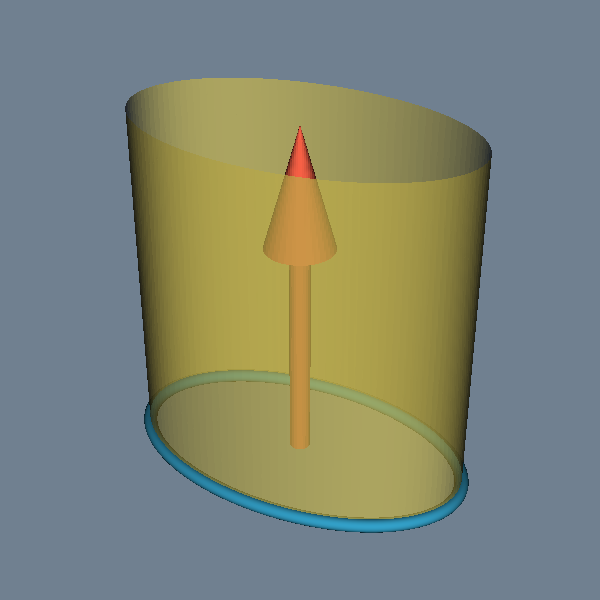

The script that drew this image:
#!/usr/bin/env python

# Extrude an elliptical cross-section into a cylinder, showing the base
# polyline (as a tube), the extrusion vector (as an oriented arrow), and
# the semi-transparent extruded surface.

import math

# Factory overrides: importing these modules registers the OpenGL rendering
# and interaction style implementations for vtkRenderingCore factory classes.
import vtkmodules.vtkInteractionStyle  # noqa: F401
import vtkmodules.vtkRenderingOpenGL2  # noqa: F401
# VTK pipeline classes used in this example
from vtkmodules.vtkCommonCore import (
    vtkMath,
    vtkMinimalStandardRandomSequence,
    vtkPoints,
)
from vtkmodules.vtkCommonDataModel import (
    vtkCellArray,
    vtkPolyData,
    vtkPolyLine,
)
from vtkmodules.vtkCommonMath import vtkMatrix4x4
from vtkmodules.vtkCommonTransforms import vtkTransform
from vtkmodules.vtkFiltersCore import vtkTubeFilter
from vtkmodules.vtkFiltersGeneral import vtkTransformPolyDataFilter
from vtkmodules.vtkFiltersModeling import vtkLinearExtrusionFilter
from vtkmodules.vtkFiltersSources import vtkArrowSource
from vtkmodules.vtkInteractionStyle import vtkInteractorStyleTrackballCamera
from vtkmodules.vtkRenderingCore import (
    vtkActor,
    vtkCamera,
    vtkPolyDataMapper,
    vtkRenderWindow,
    vtkRenderWindowInteractor,
    vtkRenderer,
)

# Colors (normalized RGB)
tomato_rgb = (1.0, 0.388, 0.278)
peacock_rgb = (0.2, 0.631, 0.788)
banana_rgb = (0.890, 0.812, 0.341)
slate_gray_background_rgb = (0.439, 0.502, 0.565)

# Extrusion vector (controls cylinder direction and height)
nx = 0.0
ny = 0.0
nz = 100.0

# Data: generate elliptical cross-section points
r1 = 50
r2 = 30
center_x = 10.0
center_y = 5.0

points = vtkPoints()
angle = 0.0
idx = 0
while angle <= 2.0 * vtkMath.Pi() + (vtkMath.Pi() / 60.0):
    points.InsertNextPoint(
        r1 * math.cos(angle) + center_x,
        r2 * math.sin(angle) + center_y,
        0.0,
    )
    angle = angle + (vtkMath.Pi() / 60.0)
    idx += 1

# Polyline: connect the ellipse points into a closed loop
poly_line = vtkPolyLine()
poly_line.GetPointIds().SetNumberOfIds(idx)
for i in range(0, idx):
    poly_line.GetPointIds().SetId(i, i)

lines = vtkCellArray()
lines.InsertNextCell(poly_line)

poly_data = vtkPolyData()
poly_data.SetPoints(points)
poly_data.SetLines(lines)

# Filter: extrude the elliptical cross-section
extrude = vtkLinearExtrusionFilter()
extrude.SetInputData(poly_data)
extrude.SetExtrusionTypeToNormalExtrusion()
extrude.SetVector(nx, ny, nz)
extrude.Update()

# Oriented arrow: compute start/end points for the extrusion vector
start_point = [center_x, center_y, 0.0]
end_point = [
    start_point[0] + extrude.GetVector()[0],
    start_point[1] + extrude.GetVector()[1],
    start_point[2] + extrude.GetVector()[2],
]

# Build an orthonormal basis so the arrow glyph (which points along +x by
# default) can be rotated to align with the extrusion vector.  The basis
# vectors (normalized_x, normalized_y, normalized_z) form a rotation matrix
# that is later combined with translation and scaling to produce the full
# arrow transform.
#
# Step 1 — X axis: the direction from start to end (the extrusion vector).
normalized_x = [0.0] * 3
normalized_y = [0.0] * 3
normalized_z = [0.0] * 3

vtkMath.Subtract(end_point, start_point, normalized_x)
length = vtkMath.Norm(normalized_x)
vtkMath.Normalize(normalized_x)

# Step 2 — Z axis: pick a random vector that is not parallel to X, then
# compute Z = X × arbitrary.  A seeded random sequence guarantees the same
# "arbitrary" vector on every run, avoiding the degenerate case where the
# arbitrary vector is parallel to X.
rng = vtkMinimalStandardRandomSequence()
rng.SetSeed(8775070)
max_r = 10.0

arbitrary = [0.0] * 3
arbitrary[0] = rng.GetRangeValue(-max_r, max_r)
rng.Next()
arbitrary[1] = rng.GetRangeValue(-max_r, max_r)
rng.Next()
arbitrary[2] = rng.GetRangeValue(-max_r, max_r)
rng.Next()

vtkMath.Cross(normalized_x, arbitrary, normalized_z)
vtkMath.Normalize(normalized_z)

# Step 3 — Y axis: complete the right-handed basis with Y = Z × X.
vtkMath.Cross(normalized_z, normalized_x, normalized_y)

# Direction cosine matrix
matrix = vtkMatrix4x4()
matrix.Identity()
matrix.SetElement(0, 0, normalized_x[0])
matrix.SetElement(1, 0, normalized_x[1])
matrix.SetElement(2, 0, normalized_x[2])
matrix.SetElement(0, 1, normalized_y[0])
matrix.SetElement(1, 1, normalized_y[1])
matrix.SetElement(2, 1, normalized_y[2])
matrix.SetElement(0, 2, normalized_z[0])
matrix.SetElement(1, 2, normalized_z[1])
matrix.SetElement(2, 2, normalized_z[2])

# Transform for the arrow
transform = vtkTransform()
transform.Translate(start_point)
transform.Concatenate(matrix)
transform.Scale(length, length, length)

# Source and filter: oriented arrow
arrow_source = vtkArrowSource()
arrow_source.SetTipResolution(31)
arrow_source.SetShaftResolution(21)

transform_pd = vtkTransformPolyDataFilter()
transform_pd.SetTransform(transform)
transform_pd.SetInputConnection(arrow_source.GetOutputPort())

# Mapper and actor: arrow
arrow_mapper = vtkPolyDataMapper()
arrow_mapper.SetInputConnection(transform_pd.GetOutputPort())

arrow_actor = vtkActor()
arrow_actor.SetMapper(arrow_mapper)
arrow_actor.GetProperty().SetColor(tomato_rgb)

# Filter, mapper, and actor: elliptical outline as a tube
tubes = vtkTubeFilter()
tubes.SetInputData(poly_data)
tubes.SetRadius(2.0)
tubes.SetNumberOfSides(21)

line_mapper = vtkPolyDataMapper()
line_mapper.SetInputConnection(tubes.GetOutputPort())

line_actor = vtkActor()
line_actor.SetMapper(line_mapper)
line_actor.GetProperty().SetColor(peacock_rgb)

# Mapper and actor: extruded cylinder (semi-transparent)
cylinder_mapper = vtkPolyDataMapper()
cylinder_mapper.SetInputConnection(extrude.GetOutputPort())

cylinder_actor = vtkActor()
cylinder_actor.SetMapper(cylinder_mapper)
cylinder_actor.GetProperty().SetColor(banana_rgb)
cylinder_actor.GetProperty().SetOpacity(0.7)

# Renderer: assemble the scene
renderer = vtkRenderer()
renderer.SetBackground(slate_gray_background_rgb)
renderer.AddActor(cylinder_actor)
renderer.AddActor(line_actor)
renderer.AddActor(arrow_actor)

# Camera: position for a 3D view
camera = vtkCamera()
camera.SetPosition(0, 1, 0)
camera.SetFocalPoint(0, 0, 0)
camera.SetViewUp(0, 0, 1)
camera.Azimuth(30)
camera.Elevation(30)

renderer.SetActiveCamera(camera)

# Window: display the rendered scene
render_window = vtkRenderWindow()
render_window.AddRenderer(renderer)
render_window.SetWindowName("elliptical cylinder app")
render_window.SetMultiSamples(0)
render_window.SetSize(600, 600)

# Interactor: handle mouse and keyboard events
render_window_interactor = vtkRenderWindowInteractor()
render_window_interactor.SetRenderWindow(render_window)

style = vtkInteractorStyleTrackballCamera()
render_window_interactor.SetInteractorStyle(style)

# Scene: configure the camera
renderer.ResetCamera()
renderer.ResetCameraClippingRange()

# Start: launch the interactive visualization
render_window_interactor.Initialize()
render_window_interactor.Start()
